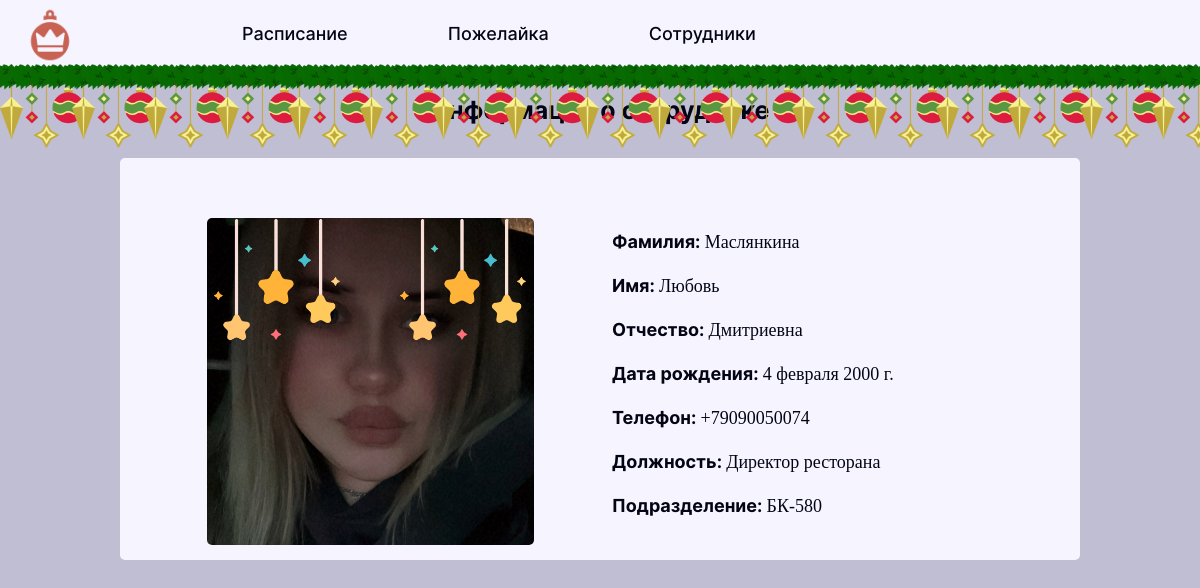
The app's page /hbr/employers/21 (signed in) with its own data.
### aup/models.py (models this page shows, shortened)
class Employers(models.Model):
    surname = models.CharField('Фамилия', max_length=100)
    name = models.CharField('Имя', max_length=100)
    lastname = models.CharField('Отчество', max_length=100, null=True, default='-')
    username = models.CharField('Логин', max_length=100, default='-')
    gender_id = models.ForeignKey('Genders', on_delete=models.CASCADE, null=True, default=None)
    phone = models.CharField('Phone', max_length=100, null=True, default=None)
    password = models.CharField('Пароль', max_length=100)
    photo = models.ImageField(blank=True, upload_to='images', default=None, null=True)
    post_id = models.ForeignKey('Posts', on_delete=models.CASCADE)
    division_id = models.ForeignKey('Divisions', on_delete=models.CASCADE)
    birthday = models.DateField('Дата рождения', default='2000-01-01')
    class Meta:
        verbose_name = 'Сотрудник'
        verbose_name_plural = 'Сотрудники'

class Posts(models.Model):
    post_name = models.CharField('Наименование должности', max_length=50)
    post_code = models.CharField('Код должности', max_length=20, default=None)
    def __str__(self):
        return self.post_name
    class Meta:
        verbose_name = 'Должность'
        verbose_name_plural = 'Должности'

class Divisions(models.Model):
    division_name = models.CharField('Наименование подразделения', max_length=100)
    region = models.CharField('Регион', max_length=100)
    city = models.CharField('Город', max_length=100)
    address = models.CharField('Адрес', max_length=100)
    start_work = models.TimeField('Время начала работы')
    end_work = models.TimeField('Время конца работы')
    is_stop = models.BooleanField('Стоп пожелайки', default=False)
    def __str__(self):
        return self.division_name
    class Meta:
        verbose_name = 'Подразделение'
        verbose_name_plural = 'Подразделения'

### hbr/views.py (the view)
# urls.py: path('employers/<int:pk>', views.Employer_Detail_View.as_view(), name='aup_employer_info'),
class Employer_Detail_View(DetailView):
    model = Employers
    template_name = 'hbr/employer_info.html'
    context_object_name = 'employer'

### hbr/templates/hbr/employer_info.html (shortened to what this page needs)
{% extends 'hbr/layout_2.html' %}
{% load static %}
{% block content %}
    <div class="content text-center profile_content">
        <h1 class="title">Информация о сотруднике</h1>
        <div class="container text-center row profile">
            <div class="container col" style="position: relative;">
                {% if employer.photo %}
                <img src="{% static 'sign_in/img/stars.png' %}" class="photo" style="position: absolute; width: 30%; z-index: 2;">
                <img src="{% static 'sign_in/img/stars.png' %}" class="photo" style="position: absolute; width: 30%; z-index: 2; left: 55%;">
                <img src="{{employer.photo.url}}" class="photo">
                {% else %}
                {% if employer.gender_id.gender_name == 'Мужской' %}
                <img src="{% static 'hbr/img/user.png' %}" class="photo">
                {% else %}
                <img src="{% static 'hbr/img/user (1).png' %}" class="photo">
                {% endif %}
                {% endif %}
            </div>
            <div class="container col profile_info">
                <p class="text"><span style="font-family: 'Inter Bold';">Фамилия: </span>{{ employer.surname }}</p>
                <p class="text"><span style="font-family: 'Inter Bold';">Имя: </span>{{ employer.name }}</p>
                <p class="text"><span style="font-family: 'Inter Bold';">Отчество: </span>{{ employer.lastname }}</p>
                <p class="text"><span style="font-family: 'Inter Bold';">Дата рождения: </span>{{ employer.birthday }}</p>
                <p class="text"><span style="font-family: 'Inter Bold';">Телефон: </span>{% if employer.phone != None %}{{ employer.phone }}{% else %}-{% endif %}</p>
                <p class="text"><span style="font-family: 'Inter Bold';">Должность: </span>{{ employer.post_id }}</p>
                <p class="text"><span style="font-family: 'Inter Bold';">Подразделение: </span>{{ employer.division_id }}</p>
            </div>
        </div>
    </div>
{% endblock%}

### sign_in/static/sign_in/css/main.css (style rules this page uses)
body { font-family: 'Inter Bold'; }
body { background: var(--grey); }
div.content { margin: 75px 0px 100px 0px; display: flex; flex-direction: column; align-items: center; }
div.profile { background: var(--white); margin: 20px 10px; width: 80%; border-radius: 5px; padding: 60px 20px 15px 20px; }
div.profile_info { display: flex; flex-direction: column; align-items: flex-start; justify-content: center; }
p.text, div.text, label.text, input.text, select.text { font-family: 'Inter-Medium'; font-size: 18px; color: var(--dark_blue); }
img.photo { width: 75%; border-radius: 5px; }
h1.title { padding: 20px 0px 5px 0px; color: var(--dark_blue); font-size: 25px; }
:root { --grey: #C0BED3; --orange:#CA6455; --dark_orange:#5D323B; --blue: #1F144E; --dark_blue: #030514; --white: #F6F5FF; }

### records on screen
Employers: photo (picture), surname "Маслянкина", name "Любовь", lastname "Дмитриевна", birthday "4 февраля 2000 г.", phone "+79090050074", post_id "Директор ресторана", division_id "БК-580"
